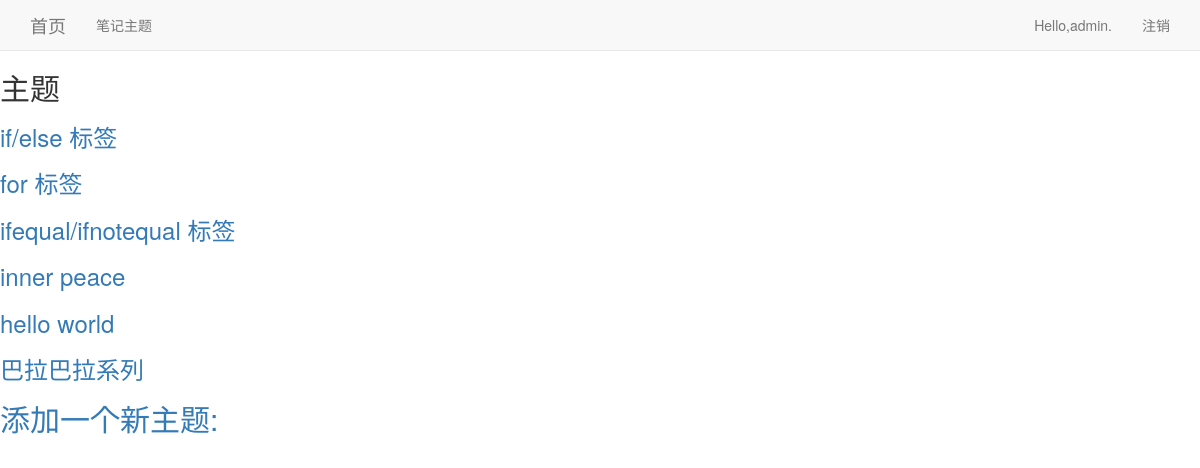
The app's page /topics/ (signed in) with its own data.
### myapp/models.py (models this page shows)
class Topic(models.Model):
    text = models.TextField(max_length=200)
    date_added = models.DateTimeField(auto_now_add=True)
    owner = models.ForeignKey(User, on_delete=models.CASCADE)
    def __str__(self):
        return self.text

### myapp/views.py (the view)
# urls.py: url(r"^topics/$", views.topics, name="topics"),
@login_required
def topics(request):
    topics = Topic.objects.filter(owner=request.user).order_by('date_added')
    context = {"topics": topics}
    return render(request, "myapp/topics.html", context)

### templates/myapp/topics.html (shortened to what this page needs)
<!DOCTYPE html>
<html lang="en">
<head>
</head>
<body>
{% extends "myapp/base.html" %}
{%block header %}
<h2>主题</h2>
{%endblock header %}
{% block content%}
<ul>
    {%for topic in topics%}
    <li>
        <h3>
            <a href="{% url 'myapp:topic' topic.id%}">{{ topic}}</a>
        </h3>
    </li>
    {%empty%}
    <li>然而还没有任何主题！</li>
    {%endfor%}
</ul>
<h2><a href="{% url 'myapp:new_topic'%}">添加一个新主题:</a></h2>
{% endblock content%}

### templates/myapp/base.html (shortened to what this page needs)
{% load bootstrap3 %}
<!DOCTYPE html >
<html lang="en">
<head>
    {% bootstrap_css %}
</head>
<body>
<nav class="navbar navbar-default navbar-static-top">
    <div class="container ">
        <div class="navbar-header">
            <a class="navbar-brand" href="{% url 'myapp:index'%}">首页</a>
        </div>
        <div id="navbar" class="navbar-collapse collapse">
            <ul class="nav navbar-nav">
                <li><a href="{% url 'myapp:topics'%}">笔记主题</a></li>
            </ul>
            <ul class="nav navbar-nav navbar-right">
                {% if user.is_authenticated %}
                <li><a>Hello,{{ user.username }}.</a></li>
                <li><a href="{% url 'users:logout' %}">注销 </a></li>
                {% else %}
                <li><a href="{% url 'users:register'%}">注册</a></li>
                <li><a href="{% url 'users:login' %}">登陆</a></li>
                {% endif %}
            </ul>
        </div>
    </div>
</nav>
<div id="container ">
    <div id="page-header">
        {%block header%} {%endblock header%}
    </div>
    <div>
        {%block content%} {%endblock content%}
    </div>
</div>
</body>
</html>

### templates/myapp/topics.html (style rules this page uses)
li { color: darkgreen; }

### templates/myapp/base.html (style rules this page uses)
* { margin: 0; padding: 0; }

### records on screen
Topic: text "if/else 标签"
Topic: text "for 标签"
Topic: text "ifequal/ifnotequal 标签"
Topic: text "inner peace"
Topic: text "hello world"
Topic: text "巴拉巴拉系列"

### other values on screen
{{ user.username }} "admin"
